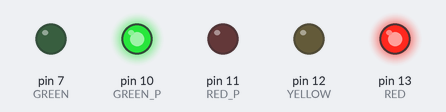
A sketch run on a simulated Arduino Uno, built with avr-gcc and run on an emulated ATmega328P. Parts: output pins drawn as LEDs (lit = HIGH).

Above: at 0.1 s.
At 11.5 s:
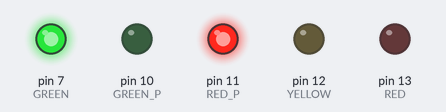
At 23.4 s:
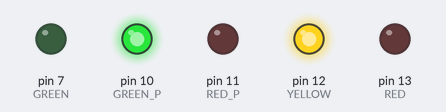
At 26.9 s:
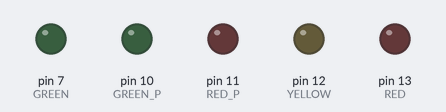
Timing chart, 0 to 28.4 s (numbered marks = the images above):
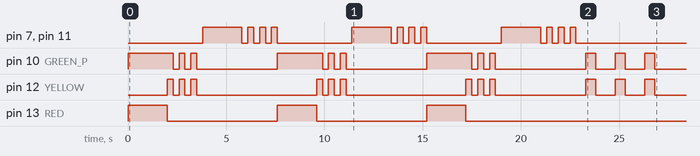

Measured:
- by itself, pin 7 (GREEN), pin 11 (RED_P): repeats every 7.6 s: 3 × (LOW 0.30 s, HIGH 0.30 s), LOW 3.8 s, HIGH 2.0 s, until it stays LOW from 22.8 s
- by itself, pin 10 (GREEN_P): LOW → HIGH at 0.00 s, → LOW 2.3 s later, → HIGH 0.30 s later, → LOW 0.30 s later, … (24 changes in this stretch)
- by itself, pin 12 (YELLOW): LOW → HIGH at 2.0 s, → LOW 0.30 s later, → HIGH 0.30 s later, → LOW 0.30 s later, … (24 changes in this stretch)
- by itself, pin 13 (RED): alternates HIGH for 2.0 s and LOW for 5.6 s, 6 changes in all, then stays LOW

The sketch:

traffic_light.ino
```cpp
//version main
//define ports for colours
const int RED = 13;
const int YELLOW = 12;
const int GREEN = 7;
const int RED_P = 11;
const int GREEN_P = 10;

//for count cycles
int x = 0;

//sub function for yellow blinking
void yellow_blink(){
  digitalWrite(RED, LOW);
  digitalWrite(YELLOW, HIGH);
  digitalWrite(GREEN_P, HIGH);
  delay(300);
  digitalWrite(YELLOW, LOW);
  digitalWrite(GREEN_P, LOW);
  delay(300);
  digitalWrite(YELLOW, HIGH);
  digitalWrite(GREEN_P, HIGH);
  delay(300);
  digitalWrite(YELLOW, LOW);
  digitalWrite(GREEN_P, LOW);
  delay(300);
  digitalWrite(YELLOW, HIGH);
  digitalWrite(GREEN_P, HIGH);
  delay(300);
  digitalWrite(YELLOW, LOW);
  digitalWrite(GREEN_P, LOW);
  delay(300);
}

//sub function for green and red blinking
void r_g_blink(){
  digitalWrite(RED_P, LOW);
  digitalWrite(GREEN, LOW);
  delay(300);
  digitalWrite(RED_P, HIGH);
  digitalWrite(GREEN, HIGH);
  delay(300);
  digitalWrite(RED_P, LOW);
  digitalWrite(GREEN, LOW);
  delay(300);
  digitalWrite(RED_P, HIGH);
  digitalWrite(GREEN, HIGH);
  delay(300);
  digitalWrite(RED_P, LOW);
  digitalWrite(GREEN, LOW);
  delay(300);
  digitalWrite(RED_P, HIGH);
  digitalWrite(GREEN, HIGH);
  delay(300);
}

//function for switching colours of traffic light for cars and people in day time
void colours_day(){
  digitalWrite(RED, HIGH);
  digitalWrite(GREEN_P, HIGH);
  delay(2000);
  yellow_blink();
  digitalWrite(RED, LOW);
  digitalWrite(YELLOW, LOW);
  digitalWrite(GREEN_P, LOW);
  digitalWrite(RED_P, HIGH);
  digitalWrite(GREEN, HIGH);
  delay(2000);
  r_g_blink();
  digitalWrite(GREEN, LOW);
  digitalWrite(RED_P, LOW);
}

//function for switching colours of traffic light for cars in night time
void colours_night(){
  delay(500);
  digitalWrite(YELLOW, HIGH);
  digitalWrite(GREEN_P, HIGH);
  delay(500);
  digitalWrite(YELLOW, LOW);
  digitalWrite(GREEN_P, LOW);
  delay(500);
}


void setup(){
  pinMode(RED, OUTPUT);
  pinMode(YELLOW, OUTPUT);
  pinMode(GREEN, OUTPUT);
  pinMode(RED_P, OUTPUT);
  pinMode(GREEN_P, OUTPUT);
}


void loop(){
  while (x < 6){
    x = x + 1;
    if (x <= 3) colours_day();
    if (x > 3) colours_night();
  }
}


// //version short
// //define ports for colours
// const int RED = 13;
// const int YELLOW = 12;
// const int GREEN = 7;

// //for count cycles
// int x = 0;

// //function for switching colours of traffic light for cars in day time
// void colours_day_cars(){
//   digitalWrite(RED, HIGH);
//   delay(500);
//   digitalWrite(RED, LOW);
//   digitalWrite(YELLOW, HIGH);
//   digitalWrite(GREEN, LOW);
//   delay(500);
//   digitalWrite(RED, LOW);
//   digitalWrite(YELLOW, LOW);
//   digitalWrite(GREEN, HIGH);
//   delay(500);
//   digitalWrite(GREEN, LOW);
// }

// //function for switching colours of traffic light for cars in night time
// void colours_night_cars(){
//   digitalWrite(YELLOW, HIGH);
//   delay(500);
//   digitalWrite(YELLOW, LOW);
//   delay(500);
// }

// //function for switching colours of traffic light for people in day time
// void colours_day_people(){
//   digitalWrite(RED, HIGH);
//   delay(500);
//   digitalWrite(RED, LOW);
//   delay(500);
//   digitalWrite(GREEN, HIGH);
//   delay(500);
//   digitalWrite(GREEN, LOW);
//   delay(500);
// }

// //function for switching colours of traffic light for people in night time
// void colours_night_people(){
//   digitalWrite(GREEN, HIGH);
//   delay(500);
//   digitalWrite(GREEN, LOW);
//   delay(500);
// }


// void setup(){
//   pinMode(RED, OUTPUT);
//   pinMode(YELLOW, OUTPUT);
//   pinMode(GREEN, OUTPUT);
// }


// void loop(){
//   while (x < 13){
//     x = x + 1;
//     if (x <= 3) colours_day_cars();
//     if (x <= 6 & x > 3) colours_night_cars();
//     if (x < 10 & x > 6) colours_day_people();
//     if (x > 10) colours_night_people();
//   }
// }


// long version
// //define ports for colours
// const int RED = 13;
// const int YELLOW = 12;
// const int GREEN = 7;

// //for count cycles
// int x = 0;

// //function for switching colours of traffic light for cars in day time
// void colours_day_cars(){
//   digitalWrite(RED, HIGH);
//   digitalWrite(YELLOW, LOW);
//   digitalWrite(GREEN, LOW);
//   delay(500);
//   digitalWrite(RED, LOW);
//   digitalWrite(YELLOW, HIGH);
//   digitalWrite(GREEN, LOW);
//   delay(500);
//   digitalWrite(RED, LOW);
//   digitalWrite(YELLOW, LOW);
//   digitalWrite(GREEN, HIGH);
//   delay(500);
//   digitalWrite(GREEN, LOW);
// }

// //function for switching colours of traffic light for cars in night time
// void colours_night_cars(){
//   digitalWrite(YELLOW, HIGH);
//   delay(500);
//   digitalWrite(YELLOW, LOW);
//   delay(500);
// }

// //function for switching colours of traffic light for people in day time
// void colours_day_people(){
//   digitalWrite(RED, HIGH);
//   digitalWrite(GREEN, LOW);
//   delay(500);
//   digitalWrite(RED, LOW);
//   digitalWrite(GREEN, LOW);
//   delay(500);
//   digitalWrite(RED, LOW);
//   digitalWrite(GREEN, HIGH);
//   delay(500);
//   digitalWrite(GREEN, LOW);
//   delay(500);
// }

// //function for switching colours of traffic light for people in night time
// void colours_night_people(){
//   digitalWrite(GREEN, HIGH);
//   delay(500);
//   digitalWrite(GREEN, LOW);
//   delay(500);
// }


// void setup(){
//   pinMode(RED, OUTPUT);
//   pinMode(YELLOW, OUTPUT);
//   pinMode(GREEN, OUTPUT);
// }

// void loop(){
//   while (x < 13){
//     x = x + 1;
//     if (x <= 3) colours_day_cars();
//     if (x <= 6 & x > 3) colours_night_cars();
//     if (x < 10 & x > 6) colours_day_people();
//     if (x > 10) colours_night_people();
//   }
// }
```
